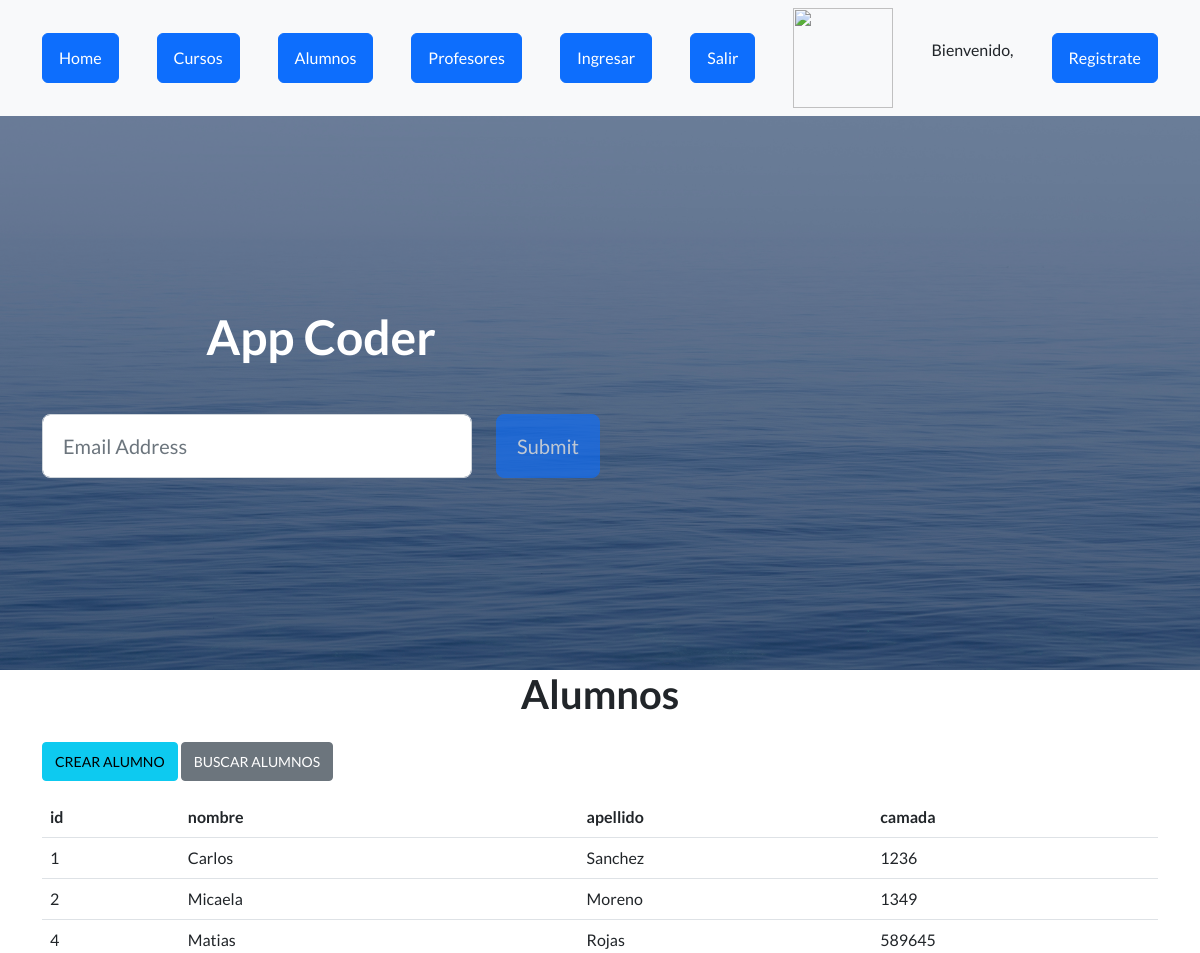
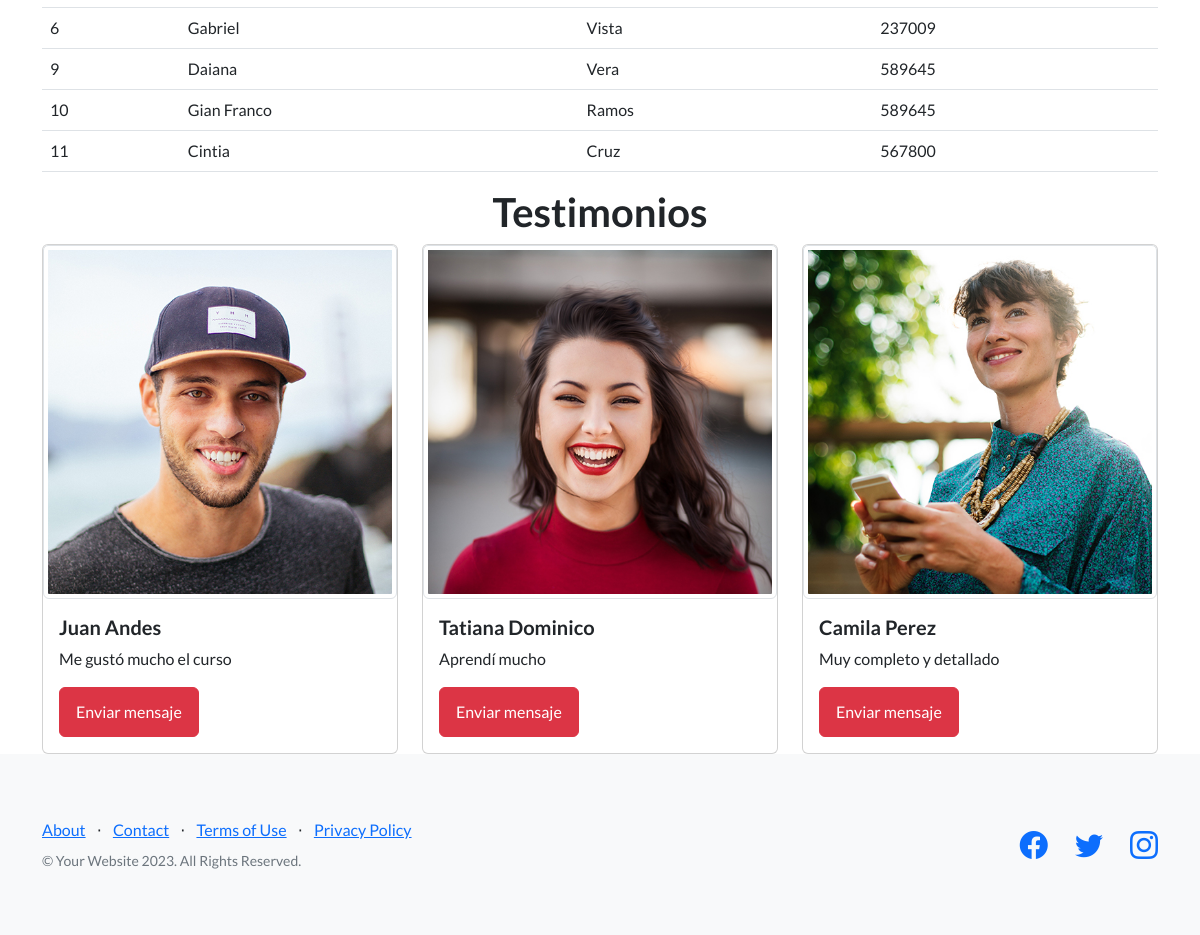
/AppCoder/ver_alumnos.html, run on the app's committed database (2 pictures, top to bottom).
### AppCoder/models.py (models this page shows)
class Alumnos(models.Model): #estoy creando una clase alumnos que esta heredando la clase de model generando herencia de funcionalidades
    nombre = models.CharField(max_length=40) #campo char es str >> estoy definiendo tipo de dato de columna
    apellido = models.CharField(max_length=40)
    camada = models.IntegerField() #campo char es int >> estoy definiendo tipo de dato de columna
    def __str__(self):
        return f"Nombre: {self.nombre}  Apellido: {self.apellido}   Camada: {self.camada}" #estoy armando como lo voy a ver en el admin
    class Meta:
        db_table = "AppCoder_alumnos"  # Especifica el nombre de la tabla en la base de datos

### AppCoder/views.py (the view)
# urls.py: path("ver_alumnos.html", views.ver_alumnos, name="alumnos"),
def ver_alumnos(request):
    alumnos = Alumnos.objects.all()
    print(alumnos)  # Verifica si se están recuperando los cursos correctamente
    dicc = {'alumnos': alumnos}
    plantilla = loader.get_template("alumnos.html")
    print(dicc)  # Verifica si los datos se están pasando correctamente a la plantilla
    documento = plantilla.render(dicc)
    return HttpResponse(documento)

### AppCoder/template/alumnos.html (shortened to what this page needs)
{% extends "padre.html" %}
{% load static %}
{% block contenido %}
<main class="container">
    <h1 class="text-xl-center title"> Alumnos </h1>
    <a href="alta_alumnos" class="btn btn-info btn-sm">CREAR ALUMNO</a>
    <a href="buscar_alumnos.html" class="btn btn-secondary btn-sm mt-3 mb-3">BUSCAR ALUMNOS</a>
    <table class="table">
        <thead>
            <tr>
                <th>id</th>
                <th>nombre</th>
                <th>apellido</th>
                <th>camada</th>
            </tr>
        </thead>
        <tbody>
            {% for n in alumnos %}
            <tr>
                <td>{{n.id}}</td>
                <td>{{n.nombre}}</td>
                <td>{{n.apellido}}</td>
                <td>{{n.camada}}</td>
            </tr>
            {% endfor %}
        </tbody>
    </table>
</main>
<main>
    <h1 class="text-xl-center title"> Testimonios </h1>
    <div class="container">
        <div class="row">
            <div class="col-12 col-md-4">
                <div class="card">
                    <img src="{% static 'AppCoder/assets/img/testimonials-2.jpg' %}" class="card-img-top img-fluid img-thumbnail" alt="Testimonio 1">
                    <div class="card-body">
                        <h5 class="card-title">Juan Andes</h5>
                        <p class="card-text">Me gustó mucho el curso</p>
                        <a class="btn btn-danger" href="#">Enviar mensaje</a>
                    </div>
                </div>
            </div>
            <div class="col-12 col-md-4">
                <div class="card">
                    <img src="{% static 'AppCoder/assets/img/testimonials-1.jpg' %}" class="card-img-top img-fluid img-thumbnail" alt="Testimonio 2">
                    <div class="card-body">
                        <h5 class="card-title">Tatiana Dominico</h5>
                        <p class="card-text">Aprendí mucho </p>
                        <a class="btn btn-danger" href="#">Enviar mensaje</a>
                    </div>
                </div>
            </div>
            <div class="col-12 col-md-4">
                <div class="card">
                    <img src="{% static 'AppCoder/assets/img/testimonials-3.jpg' %}" class="card-img-top img-fluid img-thumbnail" alt="Testimonio 3">
                    <div class="card-body">
                        <h5 class="card-title">Camila Perez</h5>
                        <p class="card-text">Muy completo y detallado</p>
                        <a class="btn btn-danger" href="#">Enviar mensaje</a>
                    </div>
                </div>
            </div>
        </div>
</main>
{% endblock %}

### data on the page
Alumnos: id "1", nombre "Carlos", apellido "Sanchez", camada "1236"
Alumnos: id "2", nombre "Micaela", apellido "Moreno", camada "1349"
Alumnos: id "4", nombre "Matias", apellido "Rojas", camada "589645"
Alumnos: id "6", nombre "Gabriel", apellido "Vista", camada "237009"
Alumnos: id "9", nombre "Daiana", apellido "Vera", camada "589645"
Alumnos: id "10", nombre "Gian Franco", apellido "Ramos", camada "589645"
Alumnos: id "11", nombre "Cintia", apellido "Cruz", camada "567800"
